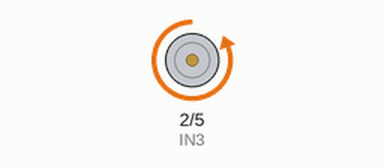
Bench run of a sketch on a simulated Arduino Uno, built with avr-gcc and run on an emulated ATmega328P. On the bench: motor-driver pin pairs drawn as motors (green arrow = first pin HIGH = forward, orange = second pin HIGH = backward, longer = more drive).

Above: at 2.0 s.
At 6.5 s:
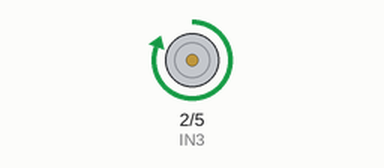
At 11.0 s:
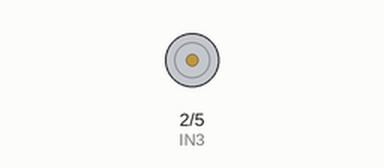
Timing chart, 0 to 17.6 s (numbered marks = the images above):
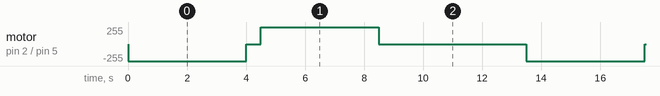

Measured:
- by itself, motor on pin 2 (IN3) / pin 5 (IN4): repeats every 13.5 s: stopped 0.50 s, forward 255/255 4.0 s, stopped 5.0 s, backward 255/255 4.0 s

The sketch:

sketch.ino
```cpp
// мотор
const int EN1 = 3; // упр 1-ым enA
const int IN1 = 2; // контролер 1 для левого мотора - (певый)
const int IN2 = 5; // контролер 2 для левого мотора

const int EN2 = 6; // упр 1-ым мотором  enB
const int IN3 = 2; // управление вторым мотором
const int IN4 = 5;


void setup()
{
  pinMode (IN4, OUTPUT);
  pinMode (IN3, OUTPUT);
}
void loop()
{
  // На пару выводов "IN" поданы разноименные сигналы, мотор вращается
  digitalWrite (IN4, HIGH);
  digitalWrite (IN3, LOW);
  delay(4000);
  // На пару выводов "IN" поданы одноименные сигналы, мотор не вращается
  digitalWrite (IN4, LOW);
  delay(500);
  // На пару выводов "IN" поданы разноименные (и уже противоположные относительно первого случая) сигналы, мотор вращается
  // относительно первого случая) сигналы, мотор вращается в другую сторону
  digitalWrite (IN3, HIGH);
  delay(4000);
  // Снова на выводах "IN" появились одноименные сигналы, мотор не вращается
  digitalWrite (IN3, LOW);
  delay(5000);
  }
```
